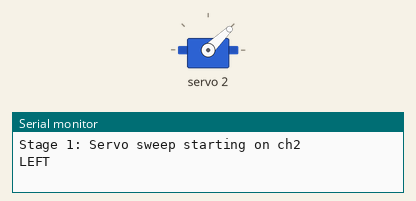
Recording of a sketch running on a simulated ESP32. On the bench: servo, the last lines printed to the serial monitor.

Above: at 0.05 s.
At 1.55 s:
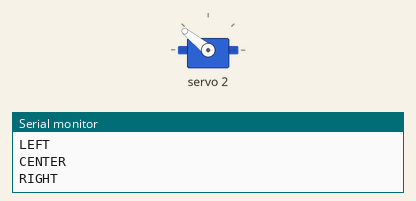
At 3.0 s:
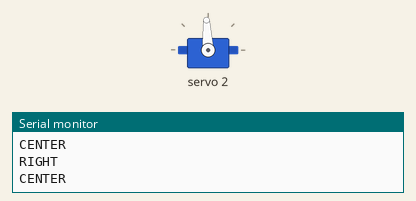
Timing chart, 0 to 6.9 s (numbered marks = the images above):
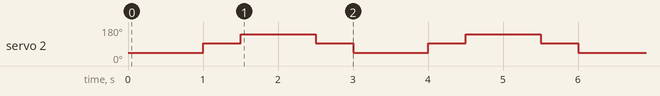

The sketch:

test_01_servo_sweep.ino
```cpp
/*
 * test_01_servo_sweep.ino
 * Stage 1: ESP32 → PCA9685 → Rudder Servo
 * Expected: servo sweeps left → center → right → center, repeating
 * No battery needed. Powered by USB + 5V bench supply on PCA9685 V+.
 */

#include <Wire.h>
#include <Adafruit_PWMServoDriver.h>

Adafruit_PWMServoDriver pca = Adafruit_PWMServoDriver(0x40);

// Convert microseconds to PCA9685 ticks (50 Hz = 20,000 µs period)
uint16_t us(uint16_t microseconds) {
  return (uint16_t)((microseconds / 20000.0f) * 4096);
}

void setup() {
  Serial.begin(115200);
  Wire.begin(21, 22);       // SDA=21, SCL=22
  pca.begin();
  pca.setOscillatorFrequency(27000000); // Adjust if servo positions are off: try 25000000
  pca.setPWMFreq(50);
  Serial.println("Stage 1: Servo sweep starting on ch2");
}

void loop() {
  pca.setPWM(2, 0, us(1000)); Serial.println("LEFT");   delay(1000);
  pca.setPWM(2, 0, us(1500)); Serial.println("CENTER"); delay(500);
  pca.setPWM(2, 0, us(2000)); Serial.println("RIGHT");  delay(1000);
  pca.setPWM(2, 0, us(1500)); Serial.println("CENTER"); delay(500);
}
```

Measured:
- by itself, servo 2: repeats every 3.0 s: 141° 1.0 s, 93° 0.50 s, 44° 1.0 s, 93° 0.50 s
